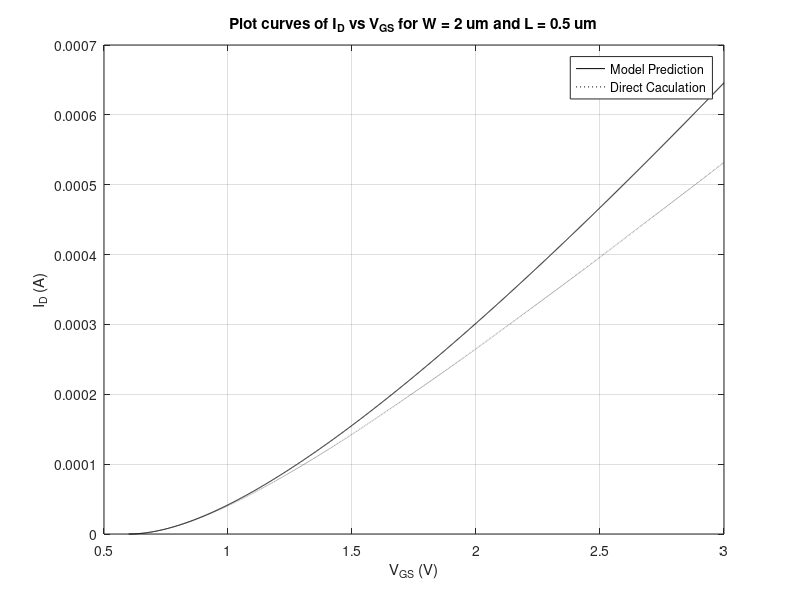

This figure's MATLAB source:
Vt = 0.6;
k = 194E-6;
Ec = 1.5E6;

Vgs = [Vt:.001:3];

W = 2E-6;
L = 0.5E-6;

Vds = 3;
Vds_act = Ec.*L.*(sqrt(1+2.*(Vgs-Vt)./(Ec.*L))-1);
RSX = 1/(Ec*k*W);

%%%%%%%%%%%%%%%%%%%%%%%%%%%%%%%%%%%%%%%%%%%%%%%%%%%%%%%%%%%%%%%%%%%%%%%%%

Id_model = k/2*W/L.*(Vds_act).^2;
Id_RSX = k./(2.*(1+k.*W./L.*RSX.*(Vgs-Vt))).*W./L.*(Vgs-Vt).^2;


plot(Vgs, Id_model, 'k', Vgs, Id_RSX,':k');
legend('Model Prediction', 'Direct Caculation');
xlabel('V_G_S (V)');
ylabel('I_D (A)');
title(['Plot curves of I_D vs V_G_S for W = ' num2str(W*10E5) ' um and L = ' num2str(L*10E5) ' um']);
grid on;